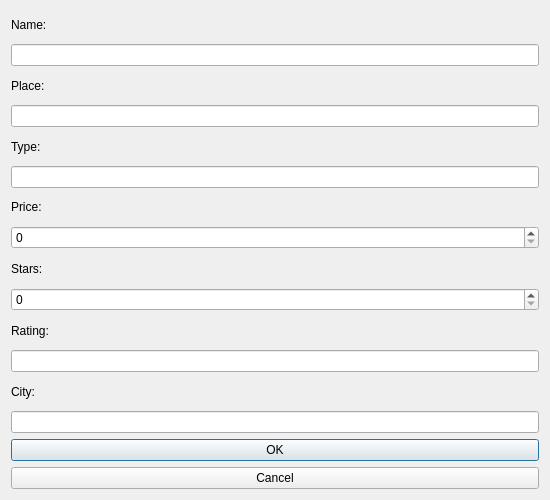
<?xml version="1.0" encoding="UTF-8"?>
<ui version="4.0">
 <class>addRowDialog</class>
 <widget class="QDialog" name="addRowDialog">
  <property name="geometry">
   <rect>
    <x>0</x>
    <y>0</y>
    <width>550</width>
    <height>500</height>
   </rect>
  </property>
  <property name="windowTitle">
   <string>Add Hotel</string>
  </property>
  <layout class="QVBoxLayout" name="verticalLayout">
   <item>
    <widget class="QLabel" name="nameLabel">
     <property name="text">
      <string>Name:</string>
     </property>
    </widget>
   </item>
   <item>
    <widget class="QLineEdit" name="nameLine"/>
   </item>
   <item>
    <widget class="QLabel" name="placeLabel">
     <property name="text">
      <string>Place:</string>
     </property>
    </widget>
   </item>
   <item>
    <widget class="QLineEdit" name="placeLine"/>
   </item>
   <item>
    <widget class="QLabel" name="typeLabel">
     <property name="text">
      <string>Type:</string>
     </property>
    </widget>
   </item>
   <item>
    <widget class="QLineEdit" name="typeLine"/>
   </item>
   <item>
    <widget class="QLabel" name="priceLabel">
     <property name="text">
      <string>Price:</string>
     </property>
    </widget>
   </item>
   <item>
    <widget class="QSpinBox" name="priceBox">
     <property name="maximum">
      <number>60000</number>
     </property>
    </widget>
   </item>
   <item>
    <widget class="QLabel" name="starsLabel">
     <property name="text">
      <string>Stars:</string>
     </property>
    </widget>
   </item>
   <item>
    <widget class="QSpinBox" name="starsBox">
     <property name="maximum">
      <number>5</number>
     </property>
    </widget>
   </item>
   <item>
    <widget class="QLabel" name="ratingLabel">
     <property name="text">
      <string>Rating:</string>
     </property>
    </widget>
   </item>
   <item>
    <widget class="QLineEdit" name="ratingBox"/>
   </item>
   <item>
    <widget class="QLabel" name="cityLabel">
     <property name="text">
      <string>City:</string>
     </property>
    </widget>
   </item>
   <item>
    <widget class="QLineEdit" name="cityLine"/>
   </item>
   <item>
    <widget class="QPushButton" name="okButton">
     <property name="text">
      <string>OK</string>
     </property>
    </widget>
   </item>
   <item>
    <widget class="QPushButton" name="cancelButton">
     <property name="text">
      <string>Cancel</string>
     </property>
    </widget>
   </item>
  </layout>
 </widget>
 <resources/>
 <connections/>
</ui>
